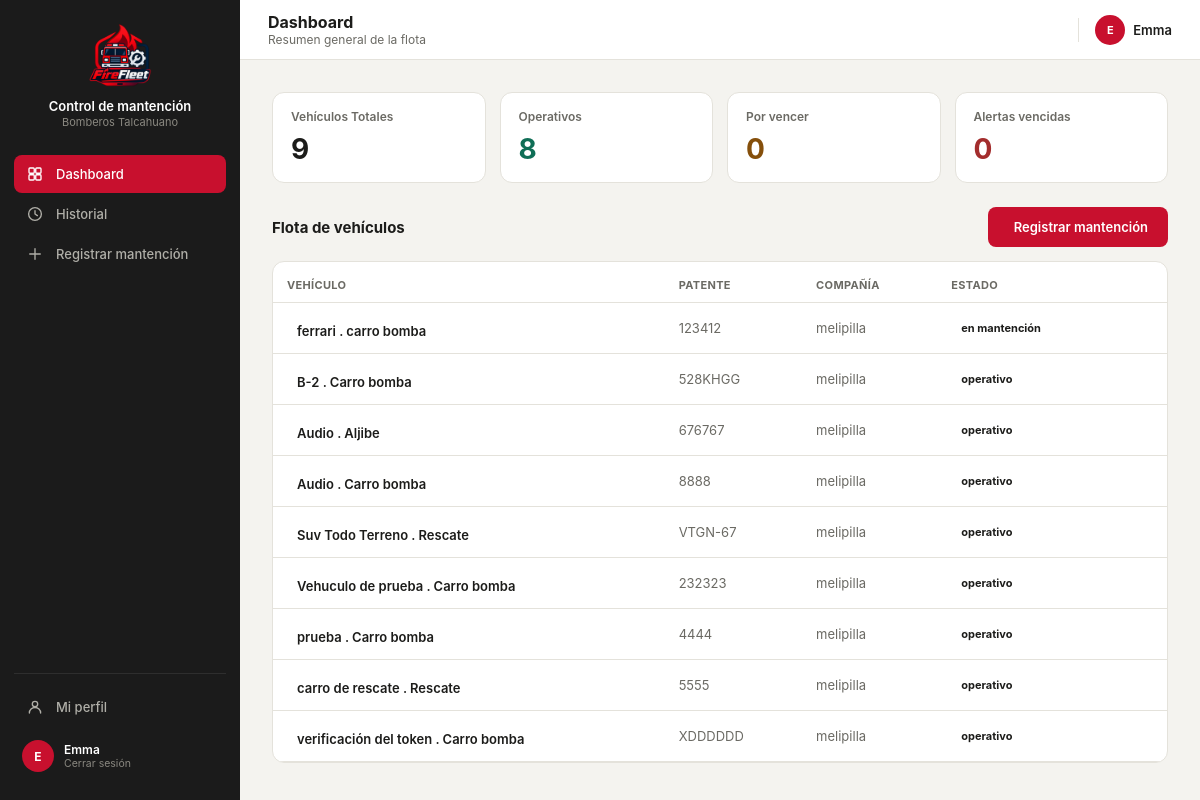
Before: /dashboard/ (signed in) with the older database file.
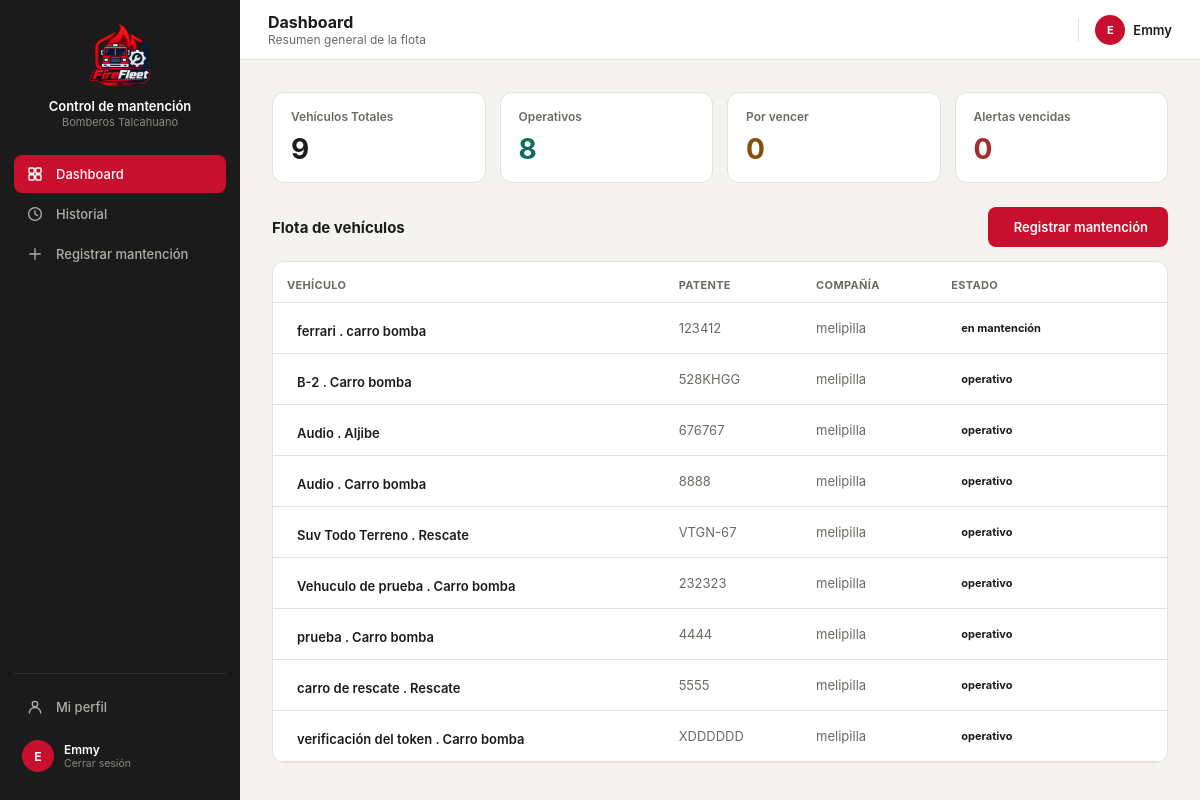
After: the same page with the newer database file.
### core/models.py (models this page shows, shortened)
class Usuario(models.Model):
    id_user = models.AutoField(primary_key=True)
    user = models.OneToOneField(User, on_delete=models.CASCADE, related_name="perfil", null=True, blank=True)
    nombre = models.CharField(max_length=120)
    rol = models.CharField(max_length=50)
    id_compania = models.ForeignKey(
        Compania, on_delete=models.SET_NULL, null=True, blank=True,
        db_column="id_compania", related_name="usuarios",
    )
    email = models.EmailField(unique=True, null=True, blank=True)
    telefono = models.CharField(max_length=30, blank=True, default='')
    codigo_2fa = models.CharField(max_length=6, blank=True, null=True)
    expiracion_2fa = models.DateTimeField(blank=True, null=True)
    class Meta:
        db_table = "usuario"

class Vehiculo(models.Model):
    id_vehi = models.AutoField(primary_key=True)
    patente = models.CharField(max_length=10, unique=True, null=True, blank=True)
    tipo_v = models.CharField(max_length=50)
    modelo = models.CharField(max_length=80, blank=True)
    anio = models.IntegerField(null=True, blank=True, db_column="año")
    id_compania = models.ForeignKey(
        Compania, on_delete=models.PROTECT, db_column="id_compania", related_name="vehiculos",
    )
    estado = models.CharField(max_length=30, default="operativo")
    kilometraje = models.DecimalField(max_digits=10, decimal_places=2, default=0)
    proxima_mantencion = models.DateField(null=True, blank=True)
    class Meta:
        db_table = "vehiculo"

class Compania(models.Model):
    id_comp = models.AutoField(primary_key=True)
    nombre = models.CharField(max_length=100)
    direccion = models.CharField(max_length=200, blank=True, db_column="dirección")
    telefono = models.CharField(max_length=20, blank=True, db_column="teléfono")
    class Meta:
        db_table = "compania"
        verbose_name_plural = "Compañías"
    def __str__(self):
        return self.nombre

### core/views.py (the view)
# urls.py: path('dashboard/', views.dashboard, name='dashboard'),
@login_required(login_url='index')
def dashboard(request):
    perfil, current_user_data = _datos_usuario_actual(request)
    current_user_data['role'] = current_user_data['rol']
    context = {
        'current_user': current_user_data,
        'total_vehiculos': Vehiculo.objects.count(),
        'vehiculos_operativos': Vehiculo.objects.filter(estado__iexact='operativo').count(),
        'vehiculos_por_vencer': Vehiculo.objects.filter(estado__iexact='por vencer').count(),
        'vehiculos_vencidos': Vehiculo.objects.filter(estado__iexact='vencido').count(),
        'flota': Vehiculo.objects.select_related('id_compania').all(),
    }
    return render(request, 'core/dashboard.html', context)

### core/views.py (called while the page is built)
def _datos_usuario_actual(request):
    perfil_usuario = getattr(request.user, 'perfil', None)
    is_admin = request.user.is_superuser or bool(
        perfil_usuario and (perfil_usuario.rol or '').lower() == 'administrador'
    )
    if perfil_usuario:
        nombre = perfil_usuario.nombre
        rol = perfil_usuario.rol
        comp = str(perfil_usuario.id_compania) if perfil_usuario.id_compania else 'Sin Compañía'
    else:
        nombre = request.user.get_full_name() or request.user.username
        rol = ''
        comp = 'Sin Compañía'
    return perfil_usuario, {
        'name': nombre,
        'rol': rol,
        'comp': comp,
        'initials': ''.join([palabra[0].upper() for palabra in nombre.split()[:2]]) or '??',
        'isAdmin': is_admin,
    }

### core/templates/core/dashboard.html (shortened to what this page needs)
{% load static %}
<!DOCTYPE html>
<html lang="es">
<head>
<link rel="stylesheet" href="https://cdnjs.cloudflare.com/ajax/libs/tabler-icons/2.44.0/iconfont/tabler-icons.min.css">
<link rel="stylesheet" href="{% static 'styles.css' %}">
</head>
<body>
<div class="layout">
  <div class="sidebar">
    <div class="sidebar-brand">
      <div class="logo"><img src="{% static 'imagenes/logo2.png' %}" alt="Logo Control de mantención"></div>
      <div><p class="t1">Control de mantención</p><p class="t2">Bomberos Talcahuano</p></div>
    </div>
    <a class="nav-item active" href="{% url 'dashboard' %}">Dashboard</a>
    <a class="nav-item" href="{% url 'historial' %}"><svg class="nav-icon" viewBox="0 0 24 24" fill="none" stroke="currentColor" stroke-width="1.8" stroke-linecap="round" stroke-linejoin="round"><circle cx="12" cy="12" r="8.5"/><polyline points="12 7.5 12 12 15.2 14.2"/></svg>Historial</a>
    <a class="nav-item" href="{% url 'registrar' %}"><svg class="nav-icon" viewBox="0 0 24 24" fill="none" stroke="currentColor" stroke-width="1.8" stroke-linecap="round" stroke-linejoin="round"><line x1="12" y1="5" x2="12" y2="19"/><line x1="5" y1="12" x2="19" y2="12"/></svg>Registrar mantención</a>
    <div class="sidebar-footer">
      <a class="nav-item" href="{% url 'perfil' %}"><svg class="nav-icon" viewBox="0 0 24 24" fill="none" stroke="currentColor" stroke-width="1.8" stroke-linecap="round" stroke-linejoin="round"><circle cx="12" cy="8" r="3.6"/><path d="M4.5 20c0-4.1 3.4-7.4 7.5-7.4s7.5 3.3 7.5 7.4"/></svg>Mi perfil</a>
      <a class="sidebar-user" href="{% url 'logout' %}" style="margin-top:6px; text-decoration:none;">
        <div class="av">{{ current_user.initials }}</div>
        <div>
          <p class="name">{{ current_user.name }}</p>
          <p class="role">Cerrar sesión</p>
        </div>
      </a>
    </div>
  </div>
  <div class="main">
    <div class="topbar">
      <div style="display:flex; align-items:center; gap:12px;">
        <div><h2>Dashboard</h2><p class="crumb">Resumen general de la flota</p></div>
      </div>
      <div style="display:flex; align-items:center; gap:16px;">
        <div style="display:flex; align-items:center; gap:8px;">
          <div style="width:30px; height:30px; border-radius:50%; background:var(--red); display:flex; align-items:center; justify-content:center; color:#fff; font-size:11px; font-weight:700;">
            {{ current_user.initials }}
          </div>
          <span style="font-size:13px; font-weight:600;">{{ current_user.name }}</span>
        </div>
      </div>
    </div>
    <div class="content">
      <div style="display:grid; grid-template-columns:repeat(4,1fr); gap:14px; margin-bottom:24px;">
        <div class="stat">
            <p class="lbl">Vehículos Totales</p>
            <p class="val">{{ total_vehiculos }}</p>
        </div>
        <div class="stat">
            <p class="lbl">Operativos</p>
            <p class="val" style="color:#0F6E56;">{{ vehiculos_operativos }}</p>
        </div>
        <div class="stat">
            <p class="lbl">Por vencer</p>
            <p class="val" style="color:#854F0B;">{{ vehiculos_por_vencer }}</p>
        </div>
        <div class="stat">
            <p class="lbl">Alertas vencidas</p>
            <p class="val" style="color:#A32D2D;">{{ vehiculos_vencidos }}</p>
        </div>
      </div>
      <div style="display:flex; align-items:center; justify-content:space-between; margin-bottom:14px;">
        <h3 style="font-size:15px; margin:0;">Flota de vehículos</h3>
        <a class="btn-primary" href="{% url 'registrar' %}">Registrar mantención</a>
      </div>
      <div class="card" style="padding:0; overflow:hidden;">
        <table>
          <thead><tr><th>Vehículo</th><th>Patente</th><th>Compañía</th><th>Estado</th><th></th></tr></thead>
          <tbody>
            {% for v in flota %}
             <tr class="clickable" data-href="{% url 'vehidetalle' v.id_vehi %}" onclick="window.location.href=this.dataset.href">
              <td style="font-weight:600;"><span style="display:inline-flex; align-items:center; gap:10px;">{{ v.modelo }}  . {{v.tipo_v }}</span></td>
              <td style="color:var(--text2);">{{ v.patente }}</td>
              <td style="color:var(--text2);">{{ v.id_compania }}</td>
              <td><span class="pill pill-{{ v.badge_status }}">{{ v.estado }}</span></td>
              <td style="text-align:right; color:var(--text2);"></td>
            </tr>
            {% empty %}
            <tr>
              <td colspan="6" style="text-align:center; padding:20px; color:var(--text2);">No hay vehículos registrados en la base de datos.</td>
            </tr>
            {% endfor %}
          </tbody>
        </table>
      </div>
    </div>
  </div>
</div>
</body>
</html>

### core/static/styles.css (style rules this page uses)
:root { --red:#C8102E; --dark:#212121; --darker:#181818; --sidebar-bg:#1B1B1B; --sidebar-hover:#2A2A2A; --input-bg:#fff; --input-border:#D8D6CE; --muted:#8A8880; --amber:#854F0B; --amber-bg:#FDECC8; --green:#0F6E56; --green-bg:#DCEEE8; --danger:#A32D2D; --danger-bg:#F6DCDC; --surface1:#F4F3EF; --surface2:#FFFFFF; --border:#E4E2DB; --text1:#1C1C1A; --text2:#6B6A64; }
* { box-sizing:border-box; -webkit-tap-highlight-color:transparent; }
body { margin:0; font-family:-apple-system,BlinkMacSystemFont,"Segoe UI",Roboto,Helvetica,Arial,sans-serif; background:var(--surface1); color:var(--text1); min-height:100vh; }
.layout { display:flex; min-height:100vh; }
.sidebar { width:240px; background:var(--sidebar-bg); flex-shrink:0; display:flex; flex-direction:column; padding:20px 14px; position:sticky; top:0; height:100vh; }
.sidebar-brand { display:flex; flex-direction:column; align-items:center; text-align:center; gap:10px; padding:4px 8px 26px; }
.sidebar-brand .logo { width:64px; height:64px; display:flex; align-items:center; justify-content:center; flex-shrink:0; overflow:hidden; }
.sidebar-brand .logo img { width:100%; height:100%; object-fit:contain; display:block; }
.sidebar-brand .t1 { color:#fff; font-size:13px; font-weight:600; margin:0; line-height:1.3; }
.sidebar-brand .t2 { color:#8A8880; font-size:11px; margin:0; }
.nav-item { display:flex; align-items:center; gap:12px; padding:10px 12px; border-radius:8px; color:#B0AFA8; font-size:13px; font-weight:500; cursor:pointer; border:none; background:none; width:100%; text-align:left; margin-bottom:2px; text-decoration:none; }
.nav-item .nav-icon { width:18px; height:18px; flex-shrink:0; }
.nav-item.active { background:var(--red); color:#fff; }
.sidebar-footer { margin-top:auto; padding-top:14px; border-top:1px solid #2E2E2E; }
.sidebar-user { display:flex; align-items:center; gap:10px; padding:8px; border-radius:8px; cursor:pointer; }
.sidebar-user .av { width:32px; height:32px; border-radius:50%; background:var(--red); display:flex; align-items:center; justify-content:center; color:#fff; font-size:12px; font-weight:700; flex-shrink:0; }
.sidebar-user .name { color:#fff; font-size:12px; font-weight:600; margin:0; }
.sidebar-user .role { color:#8A8880; font-size:10.5px; margin:0; }
.main { flex:1; min-width:0; }
.topbar { height:60px; background:var(--surface2); border-bottom:1px solid var(--border); display:flex; align-items:center; justify-content:space-between; padding:0 28px; position:sticky; top:0; z-index:10; }
.topbar h2 { font-size:16px; font-weight:700; margin:0; }
.topbar .crumb { font-size:12px; color:var(--text2); margin:0; }
.content { padding:28px 32px; max-width:1200px; margin:0 auto; }
.card { background:var(--surface2); border:1px solid var(--border); border-radius:12px; padding:18px; }
.btn-primary { background:var(--red); border:none; color:#fff; height:40px; padding:0 20px; border-radius:8px; font-weight:600; font-size:13px; cursor:pointer; display:inline-flex; align-items:center; gap:6px; }
.pill { font-size:11px; font-weight:700; padding:4px 10px; border-radius:20px; display:inline-block; }
table { width:100%; border-collapse:collapse; }
th { text-align:left; font-size:11px; color:var(--text2); font-weight:700; text-transform:uppercase; letter-spacing:0.03em; padding:16px 14px 10px; border-bottom:1px solid var(--border); }
td { padding:14px; border-bottom:1px solid var(--border); font-size:13px; vertical-align:middle; }
tr.clickable { cursor:pointer; }
.stat { background:var(--surface2); border:1px solid var(--border); border-radius:12px; padding:16px 18px; }
.stat .lbl { font-size:12px; color:var(--text2); margin:0 0 8px; font-weight:600; }
.stat .val { font-size:28px; font-weight:700; margin:0; }
a.btn-primary, a.btn-secondary { text-decoration:none; justify-content:center; }
.content { padding: 32px; flex: 1; }

Changed rows visible on the page:
changed Usuario: name "Emma" → "Emmy"
